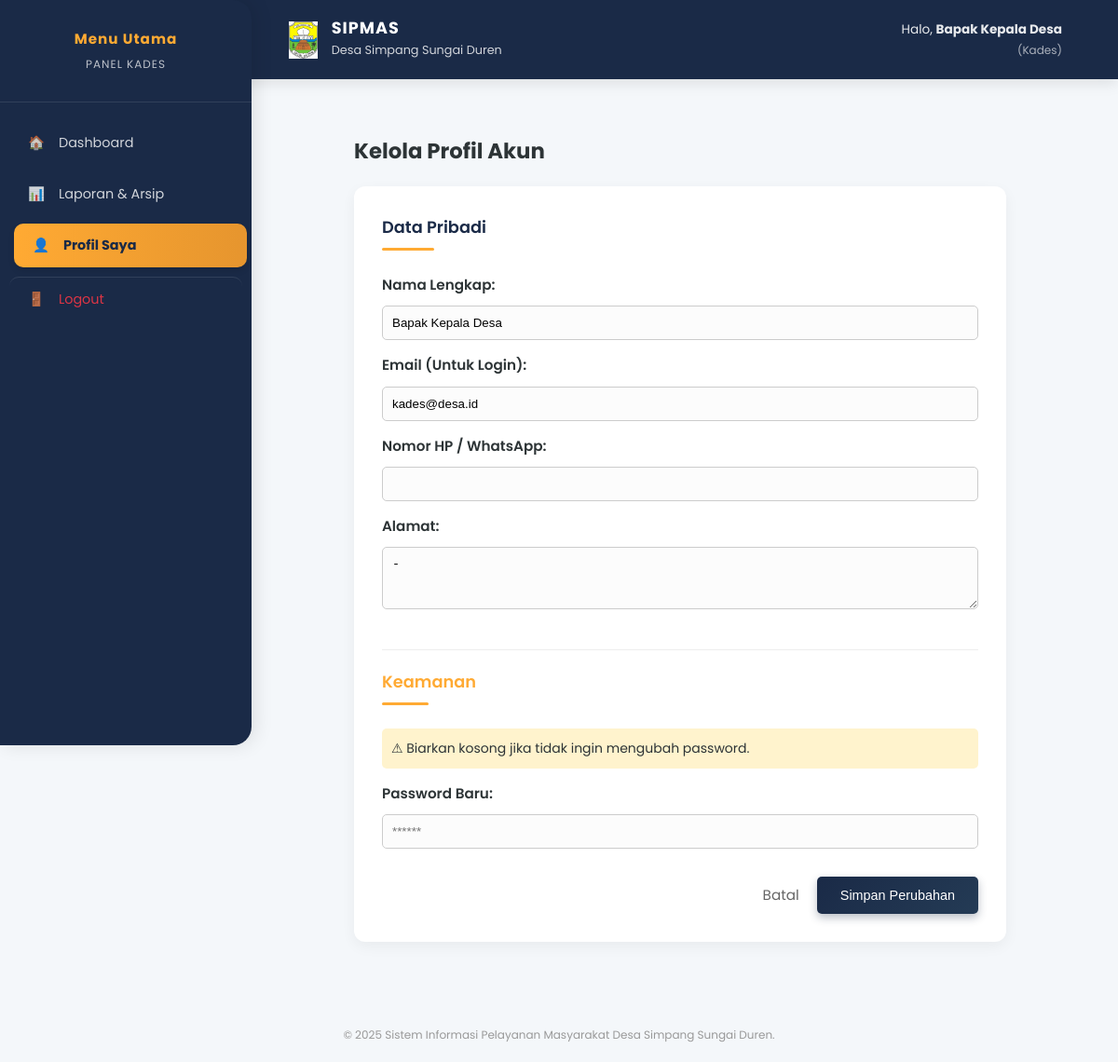
The page /index.php?page=profil (signed in) on the database as committed earlier.
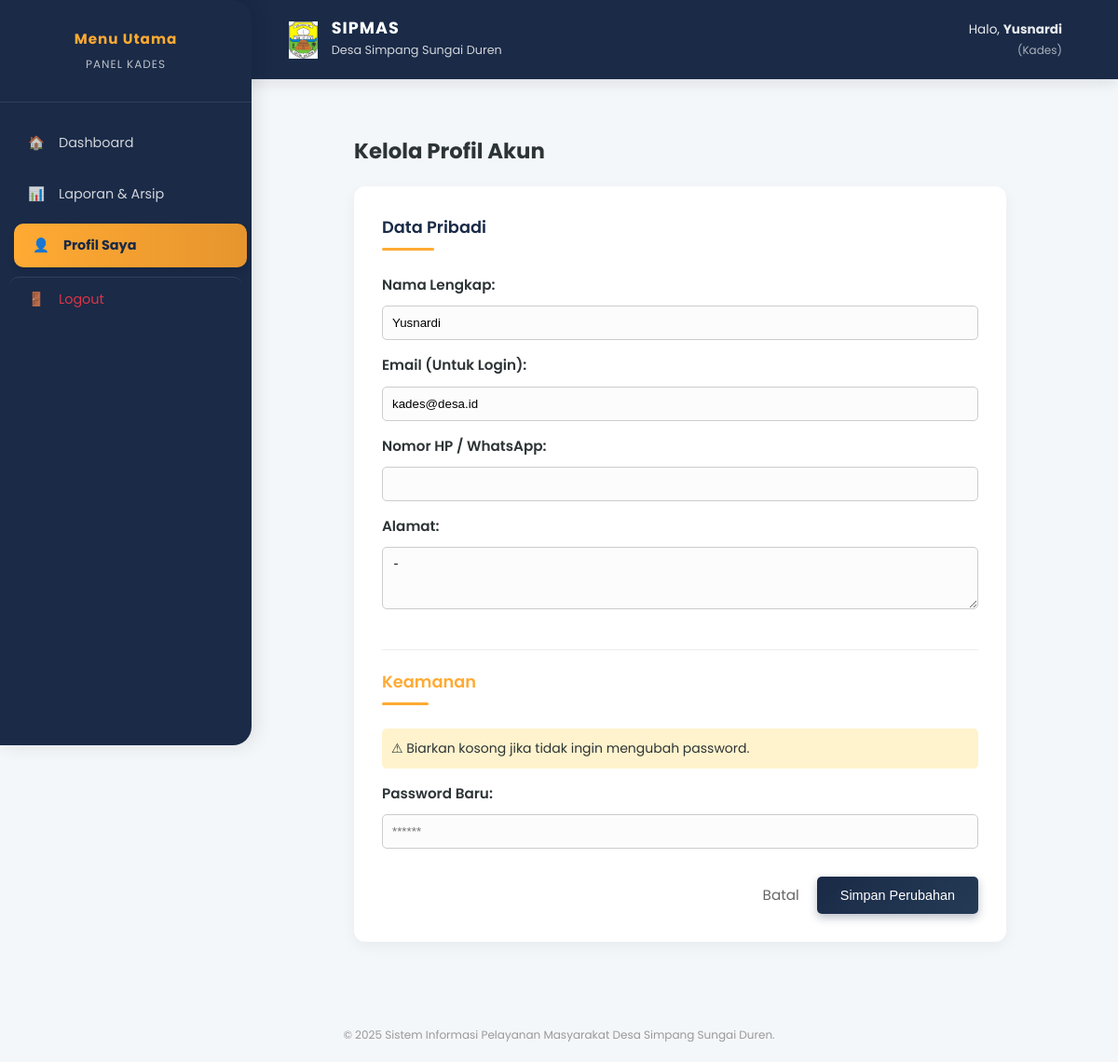
The same page on the database as committed later.
### tables this page shows
CREATE TABLE `users` (
  `id` int(11) NOT NULL,
  `role` enum('admin','kades','masyarakat') NOT NULL,
  `nik` char(16) DEFAULT NULL,
  `nama_lengkap` varchar(150) NOT NULL,
  `tempat_lahir` varchar(50) DEFAULT NULL,
  `tanggal_lahir` date DEFAULT NULL,
  `jenis_kelamin` enum('Laki-laki','Perempuan') DEFAULT NULL,
  `agama` varchar(20) DEFAULT NULL,
  `status_perkawinan` enum('Belum Kawin','Kawin','Cerai Hidup','Cerai Mati') DEFAULT NULL,
  `pekerjaan` varchar(50) DEFAULT NULL,
  `email` varchar(100) NOT NULL,
  `password` varchar(255) NOT NULL,
  `no_hp` varchar(20) DEFAULT NULL,
  `alamat` text DEFAULT NULL,
  `jabatan` varchar(100) DEFAULT NULL,
  `status_kependudukan` enum('Tetap','Pindah','Meninggal') DEFAULT 'Tetap',
  `status_akun` tinyint(1) DEFAULT 1,
  `created_at` timestamp NOT NULL DEFAULT current_timestamp(),
  `updated_at` timestamp NOT NULL DEFAULT current_timestamp() ON UPDATE current_timestamp()
);

### controllers/UserController.php (called while the page is built, shortened)
<?php
class UserController {
    private $conn;
    public function __construct($db) {
        $this->conn = $db;
    }
    public function getUserById($id) {
        $query = "SELECT * FROM users WHERE id = :id";
        $stmt = $this->conn->prepare($query);
        $stmt->execute([':id' => $id]);
        return $stmt->fetch();
    }
}
?>

### views/auth/profil.php (the view, shortened to what the changed rows need)
<section id="profil-saya">
    <div style="max-width: 700px; margin: 0 auto;">
        <h2>Kelola Profil Akun</h2>
        <div class="card">
            <form action="index.php?action=update_profil" method="POST">
                <div style="margin-bottom: 20px; padding-bottom: 20px; border-bottom: 1px solid #eee;">
                    <h3 style="margin-top: 0; color: var(--primary-color);">Data Pribadi</h3>
                    <label>Nama Lengkap:</label>
                    <input type="text" name="nama" required value="<?= $user->nama_lengkap ?>"
                           style="width: 100%; padding: 10px; margin-bottom: 15px; border: 1px solid #ccc; border-radius: 5px;">
                    <label>Email (Untuk Login):</label>
                    <input type="email" name="email" required value="<?= $user->email ?>"
                           style="width: 100%; padding: 10px; margin-bottom: 15px; border: 1px solid #ccc; border-radius: 5px;">
                    <label>Nomor HP / WhatsApp:</label>
                    <input type="text" name="hp" value="<?= $user->no_hp ?>"
                           style="width: 100%; padding: 10px; margin-bottom: 15px; border: 1px solid #ccc; border-radius: 5px;">
                    <label>Alamat:</label>
                    <textarea name="alamat" rows="3" style="width: 100%; padding: 10px; margin-bottom: 15px; border: 1px solid #ccc; border-radius: 5px;"><?= $user->alamat ?></textarea>
                </div>
                <div>
                    <h3 style="margin-top: 0; color: var(--accent-color);">Keamanan</h3>
                    <div style="background: #fff3cd; padding: 10px; border-radius: 5px; margin-bottom: 15px; font-size: 14px;">
                        ⚠ Biarkan kosong jika tidak ingin mengubah password.
                    </div>
                    <label>Password Baru:</label>
                    <input type="password" name="password" minlength="6" placeholder="******"
                           style="width: 100%; padding: 10px; margin-bottom: 10px; border: 1px solid #ccc; border-radius: 5px;">
                </div>
                <div style="text-align: right; margin-top: 20px;">
                    <a href="javascript:history.back()" style="margin-right: 15px; text-decoration: none; color: #666;">Batal</a>
                    <button type="submit" class="btn-primary" style="background: var(--primary-color); color: white; padding: 12px 25px; border: none; border-radius: 5px; cursor: pointer;">
                        Simpan Perubahan
                    </button>
                </div>
            </form>
        </div>
    </div>
</section>

### views/layouts/header.php (shortened to what the changed rows need)
<?php
$role = $_SESSION['role'] ?? 'guest';
$nama = $_SESSION['nama'] ?? 'User';
$useSidebar = in_array($role, ['admin', 'kades']);
?>
<!DOCTYPE html>
<html lang="id">
<head>
    <link rel="stylesheet" href="assets/css/style.css">
</head>
<body class="<?= $useSidebar ? 'admin-mode' : '' ?>">
    <header>
        <div style="display: flex; align-items: center; gap: 15px;">
            <div>
                <h1 style="margin: 0; font-size: 1.1rem; line-height: 1.2;">SIPMAS</h1>
            </div>
        </div>
        <?php if(isset($_SESSION['user_id'])): ?>
            <div style="display: flex; align-items: center; gap: 15px;">
                <span id="user-info" style="color: rgba(255,255,255,0.9); font-size: 0.85rem; text-align: right;">
                    Halo, <strong><?= htmlspecialchars($nama); ?></strong><br>
                    <span style="font-size: 0.75rem; opacity: 0.7;">(<?= ucfirst($role) ?>)</span>
                </span>
            </div>
        <?php endif; ?>
    </header>
    <main>
        <?php if ($useSidebar): ?>
        <div class="admin-layout">
            <div class="admin-content">
        <?php endif; ?>

Rows that differ between the two databases and show on the page:
changed users "kades@desa.id": nama "Bapak Kepala Desa" → "Yusnardi"
Other text that changed with them:
$nama: "Bapak Kepala Desa" → "Yusnardi"
